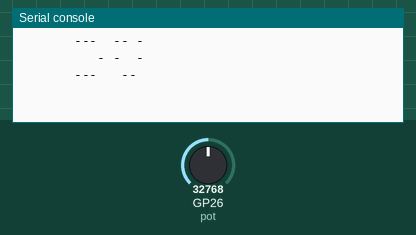
Simulated run of this program. Board: Raspberry Pi Pico running MicroPython. Parts: the last lines printed to the serial console. The test bench sets the inputs (shaded band); at power-on: GP26 (pot) = 32768 (analog values on the 0–65535 scale).

Above: at 1.2 s.
1.3 s: GP26 (pot) set to 7864
At 1.59 s:
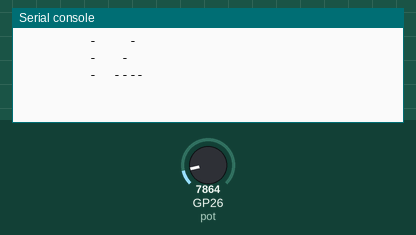
2.9 s: GP26 (pot) set to 65535
At 3.23 s:
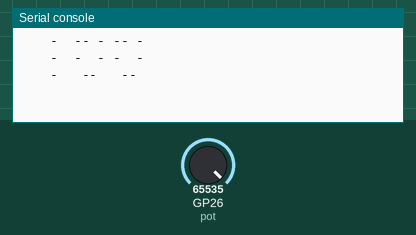

The program:

potentiometer.py
```python
import time
import machine

import picoscroll as scroll

# constants - layout of numbers - all are in a 4x5 box so can encode as
# to binary byte strings

__NUMBERS = (
    "01101011110110010110",
    "00100110001000100010",
    "01101001001001001111",
    "11100001001000011110",
    "10011001111100010001",
    "11111000111000011110",
    "01101000111010010110",
    "11110001001000100010",
    "01101001011010010110",
    "01101001011100010110",
)

scroll.init()
width = scroll.get_width()
height = scroll.get_height()
pot = machine.ADC(26)


def plot_digit(digit, x, y, b):
    """Write the digit at the offset starting at x, y with brightness b"""

    code = __NUMBERS[digit]

    assert x >= 0
    assert x + 4 < width
    assert y >= 0
    assert y + 5 < height

    for _y in range(5):
        for _x in range(4):
            if code[_x + 4 * _y] == "1":
                scroll.set_pixel(_x + x, _y + y, b)
            else:
                scroll.set_pixel(_x + x, _y + y, 0)


def plot_number(value):
    assert value < 1000
    digits = map(int, reversed(str(value)))
    scroll.clear()
    for j, digit in enumerate(digits):
        plot_digit(digit, width - 5 * (j + 1), 1, 64)
    scroll.update()


while True:
    r = int(round(100 * pot.read_u16() / 65535.0))
    plot_number(r)
    time.sleep(0.2)
```

picoscroll.py
```python
# picoscroll emulator

__pixels = None
__WIDTH = 17
__HEIGHT = 7
__VALUES = " .-=*#%@"


def get_width():
    return __WIDTH


def get_height():
    return __HEIGHT


def init():
    global __pixels
    __pixels = dict([((x, y), 0) for x in range(__WIDTH) for y in range(__HEIGHT)])


def set_pixel(x, y, value):
    global __pixels
    assert (x, y) in __pixels
    assert value >= 0
    assert value <= 255
    __pixels[(x, y)] = value


def clear():
    global pixels
    __pixels = dict([((x, y), 0) for x in range(__WIDTH) for y in range(__HEIGHT)])


def is_pressed(button):
    return False


__BAR = "+" + __WIDTH * "-+"


def update():
    global __pixels
    print(chr(27) + "[2J")
    view = ""
    for y in range(__HEIGHT):
        for x in range(__WIDTH):
            view += __VALUES[__pixels[(x, y)] // 32]
        view += "\n"
    print(view)
```

Measured:
- after the input at 1.3 s, the serial console: prints a new line after 0.14 s (image 1)
- after the input at 2.9 s, the serial console: prints a new line after 0.18 s (image 2)
